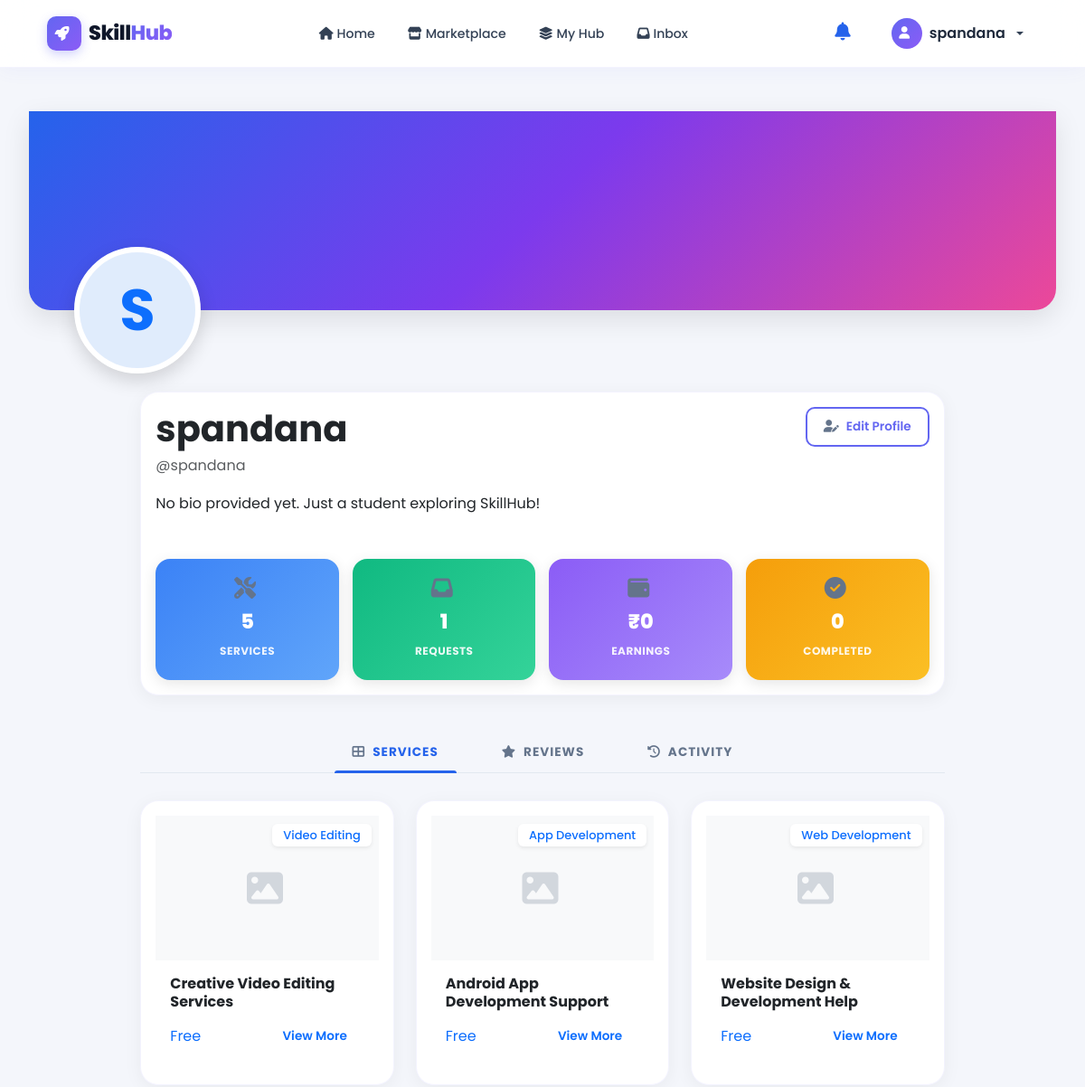
/profile/spandana/ (signed in, upper part), run on an earlier commit of the app's database.
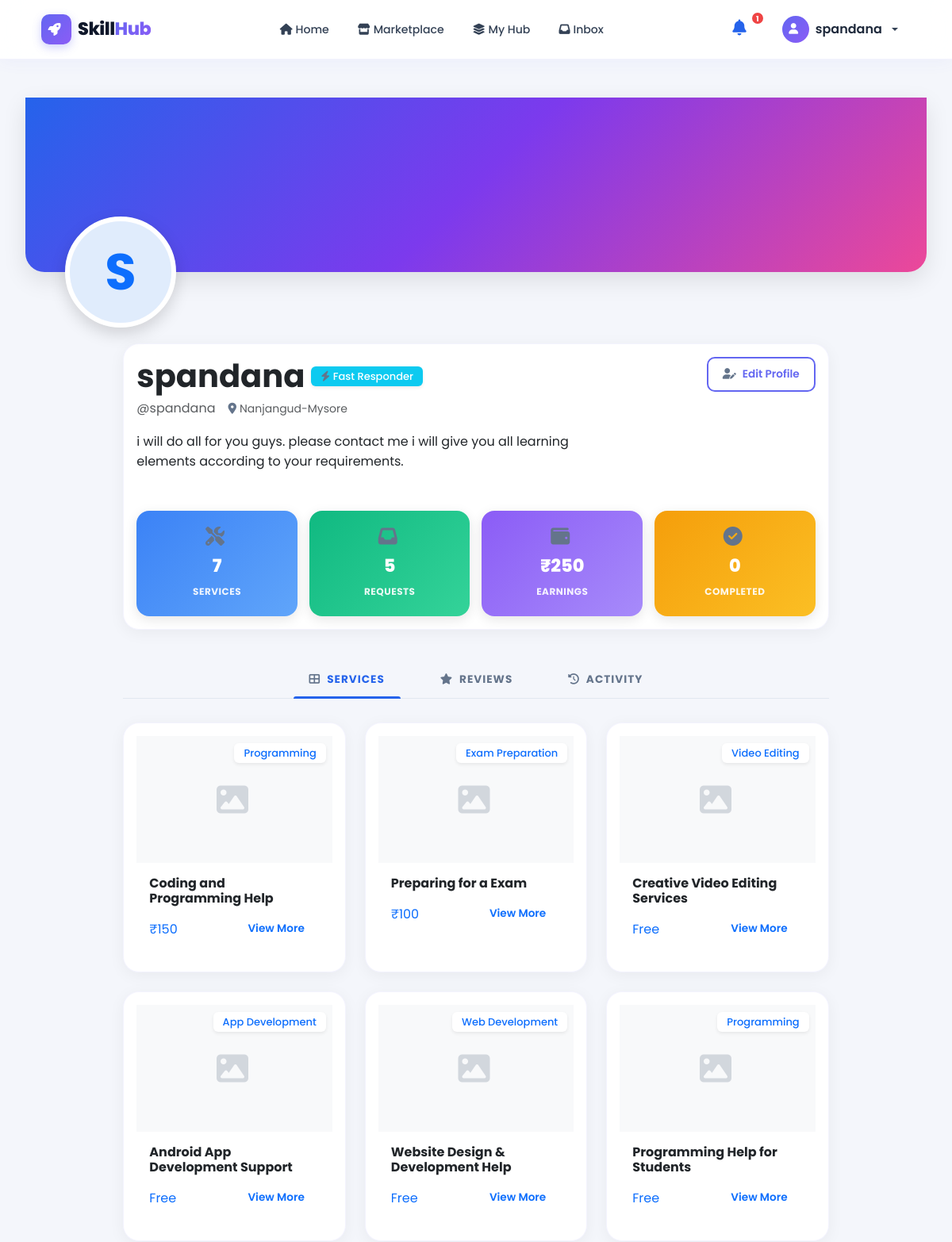
And on a later commit of the database.
### skills/models.py (models this page shows, shortened)
class UserProfile(models.Model):
    user = models.OneToOneField(User, on_delete=models.CASCADE, related_name='profile')
    bio = models.TextField(blank=True, default='')
    skills_offered = models.TextField(blank=True, default='', help_text='Comma-separated list of skills')
    location = models.CharField(max_length=150, blank=True, default='')
    phone = models.CharField(max_length=20, blank=True, default='')
    avatar = models.ImageField(upload_to='avatars/', blank=True, null=True)
    @property
    def is_top_seller(self):
        return self.user.received_requests.filter(status='completed').count() >= 5
    @property
    def is_fast_responder(self):
        return self.user.sent_messages.count() > 2

class Service(models.Model):
    user = models.ForeignKey(User, on_delete=models.CASCADE, related_name='services')
    title = models.CharField(max_length=200)
    description = models.TextField()
    category = models.CharField(max_length=50, choices=CATEGORY_CHOICES)
    image = models.ImageField(upload_to='service_images/', blank=True, null=True)
    payment_type = models.CharField(max_length=20, choices=PAYMENT_TYPE_CHOICES)
    price = models.DecimalField(max_digits=10, decimal_places=2, null=True, blank=True)
    location = models.CharField(max_length=100, choices=LOCATION_CHOICES, help_text="City where this service is available")
    service_type = models.CharField(max_length=20, choices=SERVICE_TYPE_CHOICES, default='Online', help_text="Online or Offline delivery")
    payment_method = models.CharField(max_length=50, choices=PAYMENT_METHOD_CHOICES, default='cash')
    delivery_time = models.CharField(max_length=50, choices=DELIVERY_CHOICES, default='negotiable')
    custom_category = models.CharField(max_length=50, blank=True, null=True)
    is_approved = models.BooleanField(default=False)
    created_at = models.DateTimeField(auto_now_add=True)
    class Meta:
        ordering = ['-created_at']
    @property
    def avg_rating(self):
        if hasattr(self, '_avg_rating'):
            return self._avg_rating
        from django.db.models import Avg
        avg = self.reviews.aggregate(Avg('rating'))['rating__avg']
        return avg if avg else 0

### skills/views.py (the view)
# urls.py: path('profile/<str:username>/', views.profile_view, name='profile'),
@login_required
def profile_view(request, username):
    profile = get_object_or_404(UserProfile, user__username=username)
    user_services = Service.objects.filter(user=profile.user)
    reviews = Review.objects.filter(service__user=profile.user).order_by('-created_at')
    activity = Request.objects.filter(
        Q(sender=profile.user) | Q(receiver=profile.user)
    ).select_related('service', 'sender', 'receiver').order_by('-created_at')[:10]
    completed_requests = Request.objects.filter(receiver=profile.user, status='completed').count()
    earnings = Payment.objects.filter(
        service__user=profile.user,
        status='success'
    ).aggregate(Sum('amount'))['amount__sum'] or 0
    context = {
        'profile': profile,
        'user_services': user_services,
        'reviews': reviews,
        'activity': activity,
        'completed_requests': completed_requests,
        'earnings': earnings
    }
    return render(request, 'profile.html', context)

### skills/context_processors.py (called while the page is built)
def unread_notifications_count(request):
    if request.user.is_authenticated:
        count = Notification.objects.filter(user=request.user, is_read=False).count()
        return {'unread_notifications_count': count}
    return {'unread_notifications_count': 0}

### templates/profile.html (shortened to what the changed rows need)
{% extends 'base.html' %}
{% block content %}
<div class="profile-modern-container">
    <div class="profile-banner">
        <div class="profile-avatar-overlay">
            {% if profile.avatar %}
                <img src="{{ profile.avatar.url }}" alt="{{ profile.user.username }}">
            {% else %}
                <div class="bg-primary bg-opacity-10 w-100 h-100 d-flex align-items-center justify-content-center">
                    <span class="display-3 fw-bold text-primary">{{ profile.user.username|slice:":1"|upper }}</span>
                </div>
            {% endif %}
        </div>
    </div>
    <div class="container profile-content-wrapper">
        <div class="row">
            <div class="col-lg-10 mx-auto">
                <div class="card profile-info-card p-4 border-0 mb-4 animate-fade-up">
                    <div class="d-flex justify-content-between align-items-start">
                        <div>
                            <h1 class="fw-800 text-dark mb-1 d-flex align-items-center">
                                {{ profile.user.first_name|default:profile.user.username }}
                                {% if profile.is_fast_responder %}
                                    <span class="badge bg-info text-white ms-2 shadow-sm align-middle" style="font-size: 0.4em; padding: 0.4em 0.8em;"><i class="fas fa-bolt me-1"></i>Fast Responder</span>
                                {% endif %}
                            </h1>
                            <p class="text-muted mb-3 d-flex align-items-center">
                                <span class="me-3">@{{ profile.user.username }}</span>
                                {% if profile.location %}
                                    <span class="small"><i class="fas fa-map-marker-alt me-1"></i>{{ profile.location }}</span>
                                {% endif %}
                            </p>
                            <p class="mb-4 text-dark-50 lh-relaxed" style="max-width: 600px;">
                                {{ profile.bio|default:"No bio provided yet. Just a student exploring SkillHub!" }}
                            </p>
                        </div>
                    </div>
                    <div class="stat-grid-modern">
                        <div class="stat-box-modern bg-grad-blue">
                            <i class="fas fa-tools"></i>
                            <span class="count">{{ user_services.count }}</span>
                            <span class="label">Services</span>
                        </div>
                        <div class="stat-box-modern bg-grad-green">
                            <i class="fas fa-inbox"></i>
                            <span class="count">{{ profile.user.received_requests.count }}</span>
                            <span class="label">Requests</span>
                        </div>
                        <div class="stat-box-modern bg-grad-purple">
                            <i class="fas fa-wallet"></i>
                            <span class="count">₹{{ earnings|floatformat:0 }}</span>
                            <span class="label">Earnings</span>
                        </div>
                    </div>
                </div>
                <div id="tab-services" class="tab-pane active animate-fade-up">
                    <div class="row g-4">
                        {% for service in user_services %}
                            <div class="col-md-6 col-xl-4">
                                <div class="card h-100 border-0 shadow-sm rounded-4 overflow-hidden transition-all hover-lift">
                                    <div class="position-relative" style="height: 160px;">
                                        {% if service.image %}
                                            <img src="{{ service.image.url }}" class="w-100 h-100 object-fit-cover" alt="{{ service.title }}">
                                        {% else %}
                                            <div class="w-100 h-100 bg-light d-flex align-items-center justify-content-center">
                                                <i class="fas fa-image text-muted opacity-25 fs-1"></i>
                                            </div>
                                        {% endif %}
                                        <div class="position-absolute top-0 end-0 p-2">
                                            <span class="badge bg-white text-primary rounded-pill shadow-sm small">{{ service.get_category_display }}</span>
                                        </div>
                                    </div>
                                    <div class="card-body p-3">
                                        <h6 class="fw-bold mb-2 text-dark">{{ service.title }}</h6>
                                        <div class="d-flex justify-content-between align-items-center">
                                            <span class="text-primary fw-800">
                                                {% if service.payment_type == 'free' %}Free{% else %}₹{{ service.price|floatformat:0 }}{% endif %}
                                            </span>
                                            <a href="{% url 'service_detail' service.pk %}" class="btn btn-sm btn-link text-decoration-none p-0 fw-bold">View More</a>
                                        </div>
                                    </div>
                                </div>
                            </div>
                        {% empty %}
                            <div class="col-12 text-center py-5 glass rounded-4">
                                <i class="fas fa-plus-circle text-muted fs-1 mb-3 opacity-25"></i>
                                <p class="text-muted mb-0">No active services offered yet.</p>
                            </div>
                        {% endfor %}
                    </div>
                </div>
            </div>
        </div>
    </div>
</div>
{% endblock %}

### templates/base.html (shortened to what this page needs)
{% load static %}
<!DOCTYPE html>
<html lang="en">
<head>
    <link href="https://cdn.jsdelivr.net/npm/bootstrap@5.3.2/dist/css/bootstrap.min.css" rel="stylesheet">
    <link rel="stylesheet" href="https://cdnjs.cloudflare.com/ajax/libs/font-awesome/6.4.2/css/all.min.css">
    <link href="https://unpkg.com/aos@2.3.1/dist/aos.css" rel="stylesheet">
    <link rel="stylesheet" href="{% static 'css/style.css' %}">
</head>
<body>
    <nav class="navbar navbar-expand-lg border-0 sticky-top" id="mainNavbar">
        <div class="container">
            <a class="navbar-brand d-flex align-items-center gap-2" href="{% url 'home' %}">
                <div class="brand-icon-wrap">
                    <i class="fas fa-rocket"></i>
                </div>
                <span class="brand-text">Skill<span class="brand-accent">Hub</span></span>
            </a>
            <div class="collapse navbar-collapse" id="navbarNav">
                <ul class="navbar-nav mx-auto align-items-center gap-lg-1">
                    <li class="nav-item">
                        <a class="nav-link nav-pill {% if request.path == '/' %}active{% endif %}" href="{% url 'home' %}"><i class="fas fa-home me-1"></i>Home</a>
                    </li>
                    <li class="nav-item">
                        <a class="nav-link nav-pill {% if request.path == '/services/' %}active{% endif %}" href="{% url 'services' %}"><i class="fas fa-store me-1"></i>Marketplace</a>
                    </li>
                    {% if user.is_authenticated %}
                    <li class="nav-item">
                        <a class="nav-link nav-pill {% if request.path == '/hub/' %}active{% endif %}" href="{% url 'my_hub' %}"><i class="fas fa-layer-group me-1"></i>My Hub</a>
                    </li>
                    <li class="nav-item">
                        <a class="nav-link nav-pill {% if request.path == '/inbox/' %}active{% endif %}" href="{% url 'inbox' %}"><i class="fas fa-inbox me-1"></i>Inbox</a>
                    </li>
                    {% endif %}
                </ul>
                <ul class="navbar-nav align-items-center gap-2">
                    {% if user.is_authenticated %}
                        <li class="nav-item">
                            <a href="{% url 'inbox' %}" class="nav-link position-relative px-2" title="Notifications">
                                <i class="fas fa-bell fs-5" style="color:#6366f1;"></i>
                                {% if unread_notifications_count > 0 %}
                                <span class="notif-badge">{{ unread_notifications_count }}</span>
                                {% endif %}
                            </a>
                        </li>
                        <li class="nav-item dropdown">
                            <a class="nav-link dropdown-toggle d-flex align-items-center gap-2 user-nav-btn" href="#" id="userNav" role="button" data-bs-toggle="dropdown">
                                <div class="user-avatar-nav">
                                    <i class="fas fa-user"></i>
                                </div>
                                <span class="fw-semibold d-none d-md-inline" style="color:#1e293b;">{{ user.username }}</span>
                            </a>
                        </li>
                    {% endif %}
                </ul>
            </div>
        </div>
    </nav>
    <div class="container my-5" style="min-height: 70vh;">
        {% block content %}{% endblock %}
    </div>
</body>
</html>

What changed in the data, as far as the page shows it:
changed UserProfile "spandana": location (not shown) → "Nanjangud-Mysore"; bio "No bio provided yet. Just a student exploring SkillHub!" → "i will do all for you guys. please contact me i will give you all learning elements according to your requirements."; user.received_requests.count "1" → "5"
added Service: category "Programming", title "Coding and Programming Help", price "150"
added Service: category "Exam Preparation", title "Preparing for a Exam", price "100"
now on this page (row unchanged): Service: category "Programming", title "Programming Help for Students", payment_type "Free"
Also different on the page:
{{ unread_notifications_count }}: (not shown) → "1"
{{ user_services.count }}: "5" → "7"
{{ earnings|floatformat:0 }}: "0" → "250"
text now shown: "Fast Responder"
